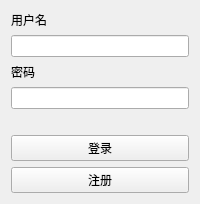
                     <widget class="QWidget" name="enterpage">
                      <layout class="QVBoxLayout" name="verticalLayout_18">
                       <item>
                        <widget class="QLabel" name="label_2">
                         <property name="maximumSize">
                          <size>
                           <width>16777215</width>
                           <height>45</height>
                          </size>
                         </property>
                         <property name="text">
                          <string>用户名</string>
                         </property>
                        </widget>
                       </item>
                       <item>
                        <widget class="QLineEdit" name="username">
                         <property name="maximumSize">
                          <size>
                           <width>16777215</width>
                           <height>30</height>
                          </size>
                         </property>
                        </widget>
                       </item>
                       <item>
                        <widget class="QLabel" name="label_3">
                         <property name="maximumSize">
                          <size>
                           <width>16777215</width>
                           <height>45</height>
                          </size>
                         </property>
                         <property name="text">
                          <string>密码</string>
                         </property>
                        </widget>
                       </item>
                       <item>
                        <widget class="QLineEdit" name="password">
                         <property name="maximumSize">
                          <size>
                           <width>16777215</width>
                           <height>30</height>
                          </size>
                         </property>
                        </widget>
                       </item>
                       <item>
                        <widget class="QLabel" name="login_text">
                         <property name="maximumSize">
                          <size>
                           <width>6666666</width>
                           <height>50</height>
                          </size>
                         </property>
                         <property name="text">
                          <string/>
                         </property>
                        </widget>
                       </item>
                       <item>
                        <widget class="QPushButton" name="btn_log_in">
                         <property name="cursor">
                          <cursorShape>SizeAllCursor</cursorShape>
                         </property>
                         <property name="text">
                          <string>登录</string>
                         </property>
                        </widget>
                       </item>
                       <item>
                        <widget class="QPushButton" name="btn_register">
                         <property name="text">
                          <string>注册</string>
                         </property>
                        </widget>
                       </item>
                      </layout>
                     </widget>
